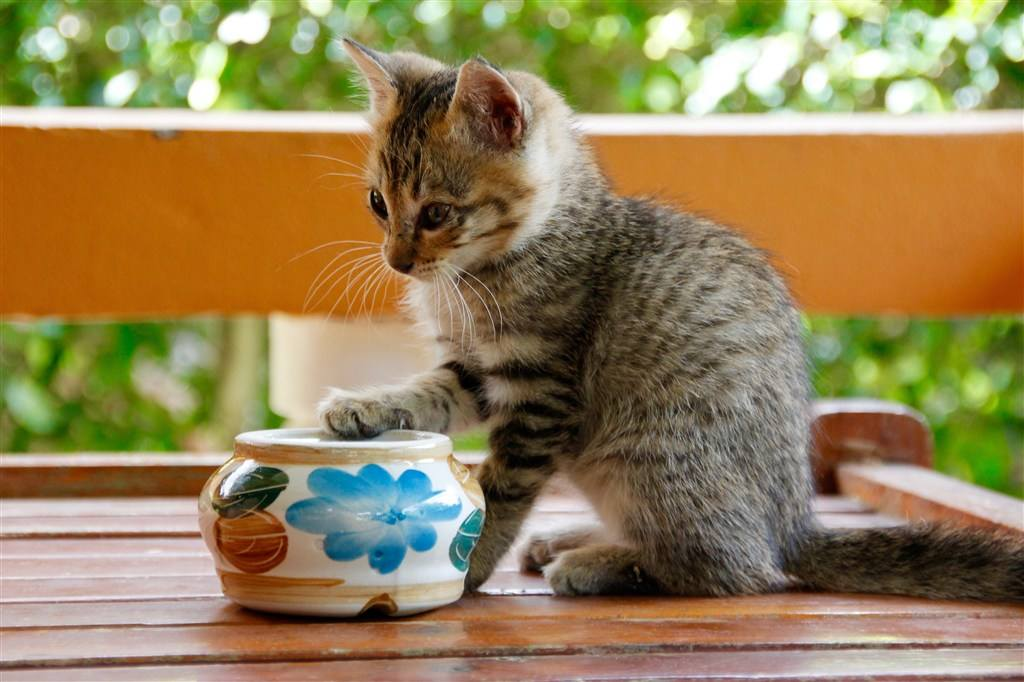
#> input picture opencv/image/cat.jpeg, 1024 x 682 px
$ python '18-直方图均衡化.py'
#> lines starting #> are read from the running program, lines starting #| are printed output that depends on the picture
#-*- coding = utf-8 -*-
#@Time : 2021/2/11 下午2:47
#@Author : 小方
#@File :18-直方图均衡化.py
#@Software : PyCharm
import cv2 as cv
import matplotlib.pyplot as plt
import numpy as np

cat = cv.imread("./image/cat.jpeg", 0)  # 灰度图
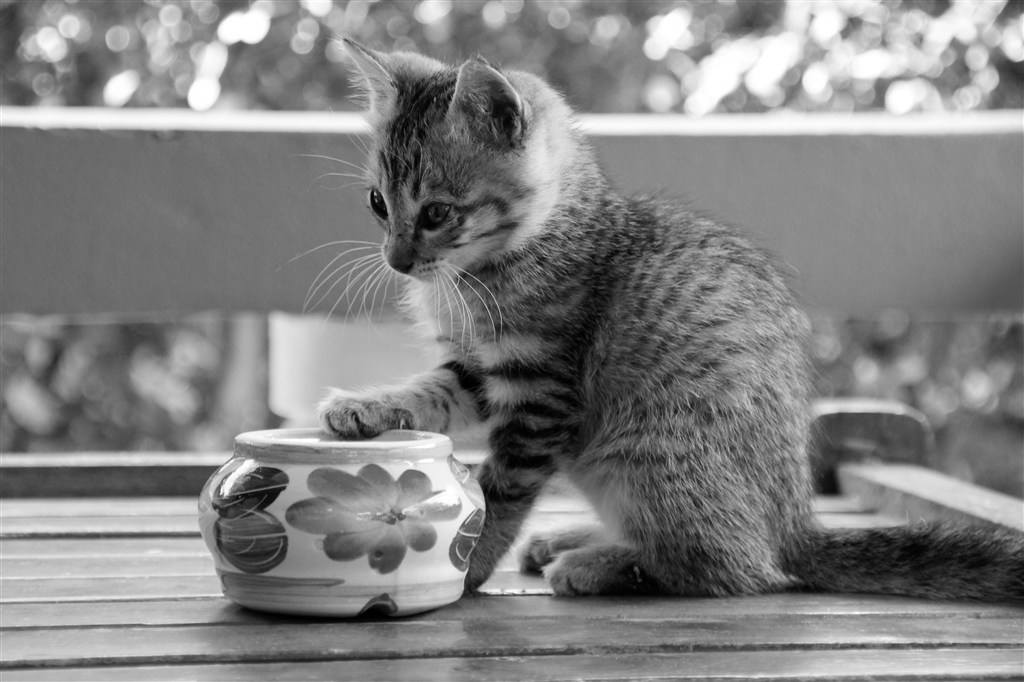
#> cat: shape (682, 1024); min 0, max 255, mean 130.2

dst = cv.equalizeHist(cat)
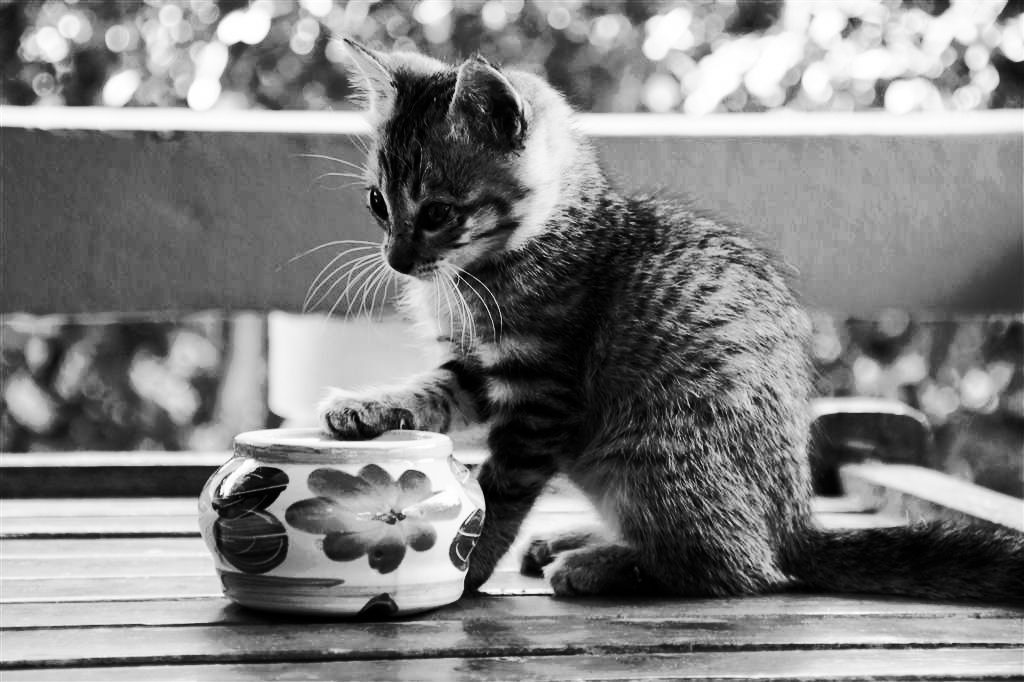
#> dst: shape (682, 1024); min 0, max 255, mean 128.3
# plt.imshow(dst, cmap=plt.cm.gray)
plt.imshow(cat, cmap=plt.cm.gray)
plt.show()
